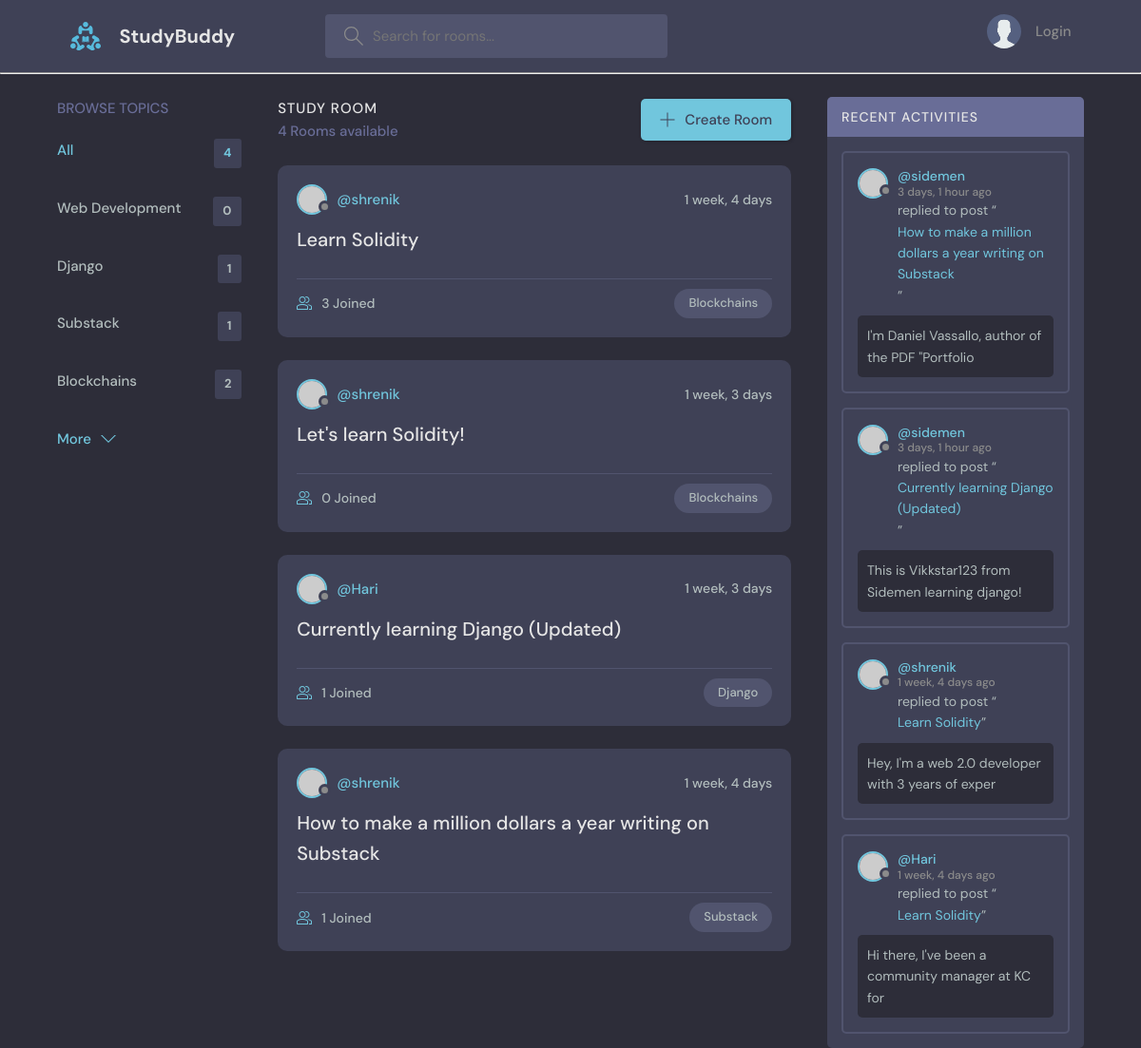
/, run on an earlier commit of the app's database.
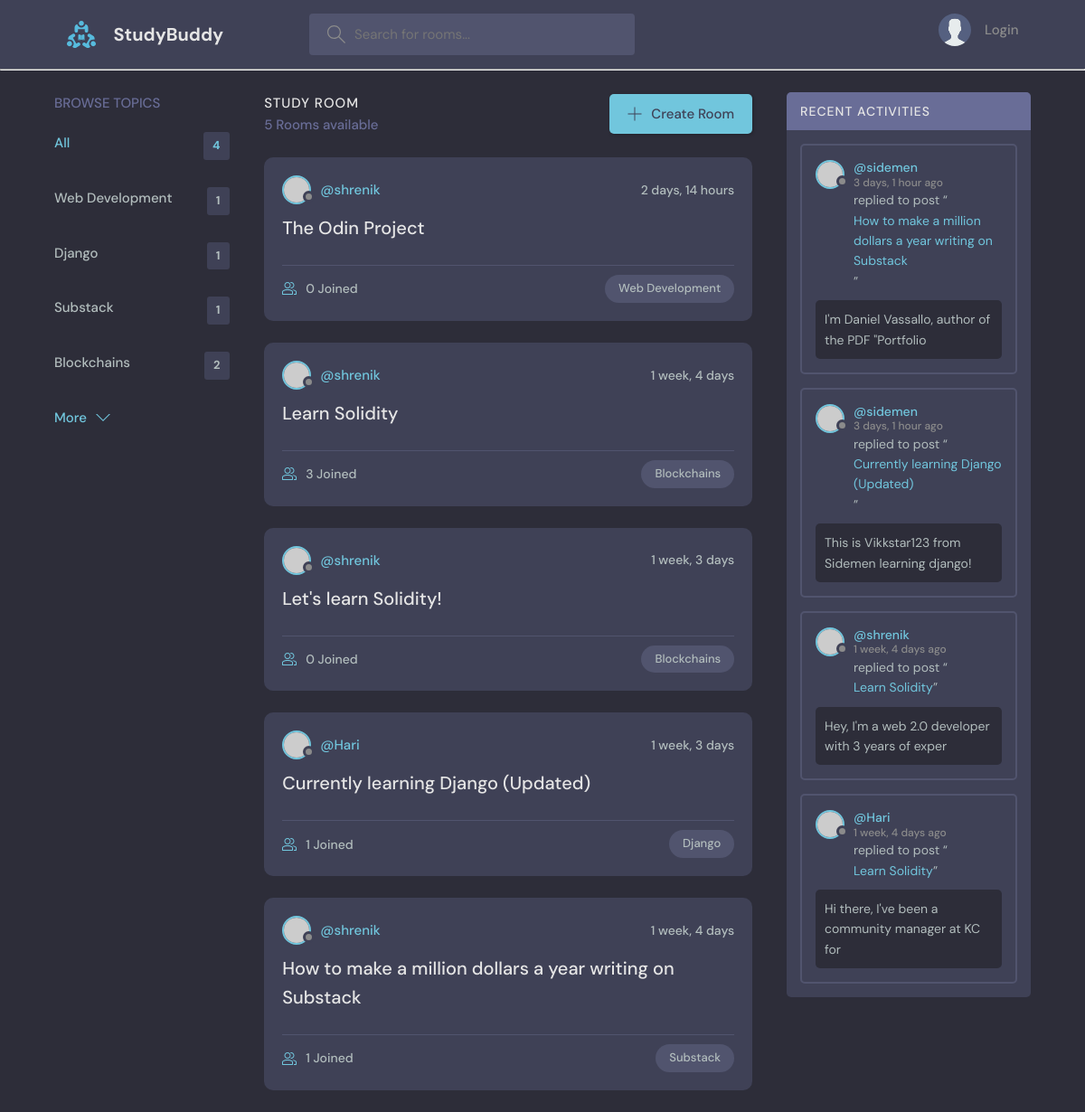
And on a later commit of the database.
### base/models.py (models this page shows, shortened)
class Topic(models.Model):
    name = models.CharField(max_length=200)

class Room(models.Model):
    host  = models.ForeignKey(User, on_delete=models.SET_NULL, null=True)
    topic = models.ForeignKey("Topic", on_delete=models.SET_NULL, null=True) # Topic as a string since it's written below the Room class
    name = models.CharField(max_length=200)
    description = models.TextField(null=True, blank=True) # field can be blank
    participants = models.ManyToManyField(User, related_name = "participants", blank = True)
    updated = models.DateTimeField(auto_now=True) # take timestamp every time save is hit on the item
    created = models.DateTimeField(auto_now_add=True) # take timestamp when save is hit the first time i.e during creation
    class Meta:
        ordering = ["-updated", "-created"]
    def __str__(self):
        return self.name

class Message(models.Model):
    user = models.ForeignKey(User, on_delete=models.CASCADE)
    room = models.ForeignKey(Room, on_delete=models.CASCADE)
    body = models.TextField()
    updated = models.DateTimeField(auto_now=True)
    created = models.DateTimeField(auto_now_add=True)
    class Meta:
        ordering = ["-updated", "-created"]
    def __str__(self):
        message_preview = self.body[0:50]
        return message_preview

### base/views.py (the view)
# urls.py: path("", views.home, name="home"),
def home(request):
    q = request.GET.get("q") if request.GET.get("q") != None else ""
    rooms = Room.objects.filter(
        Q(topic__name__icontains=q) |
        Q(name__icontains=q) |
        Q(description__icontains=q)
    )
    topics = Topic.objects.all()
    room_count = rooms.count()
    room_messages = Message.objects.filter(Q(room__topic__name__icontains = q)) # filter by room name
    context = {"rooms": rooms, "topics": topics, "room_count": room_count, "room_messages": room_messages}
    return render(request, "base/home.html", context)

### base/templates/base/home.html (shortened to what this page needs)
{% extends "main.html" %}
{% block content %}
  <main class="layout layout--3">
    <div class="container">
      {% include "base/topics_component.html" %}
      <div class="roomList">
        <div class="roomList__header">
          <div>
            <h2>Study Room</h2>
            <p>{{room_count}} Rooms available</p>
          </div>
          <a class="btn btn--main" href="{% url 'create-room' %}">
            <svg version="1.1" xmlns="http://www.w3.org/2000/svg" width="32" height="32" viewBox="0 0 32 32">
              <title>add</title>
              <path
                d="M16.943 0.943h-1.885v14.115h-14.115v1.885h14.115v14.115h1.885v-14.115h14.115v-1.885h-14.115v-14.115z"
              ></path>
            </svg>
            Create Room
          </a>
        </div>
        {% include "base/feed_component.html" %}
      </div>
      {% include "base/activity_component.html" %}
    </div>
  </main>
  {% endblock content %}

### base/templates/base/topics_component.html
<div class="topics">
    <div class="topics__header">
      <h2>Browse Topics</h2>
    </div>
    <ul class="topics__list">
      <li>
        <a href="{% url 'home' %}" class="active">All <span>{{topics.count}}</span></a>
      </li>
      {% for topic in topics %}
      <li>
        <a href="{% url 'home' %}?q={{topic.name}}">{{topic.name}} <span>{{topic.room_set.all.count}}</span></a>
      </li>
      {% endfor %}
    </ul>
    <a class="btn btn--link" href="topics.html">
      More
      <svg version="1.1" xmlns="http://www.w3.org/2000/svg" width="32" height="32" viewBox="0 0 32 32">
        <title>chevron-down</title>
        <path d="M16 21l-13-13h-3l16 16 16-16h-3l-13 13z"></path>
      </svg>
    </a>
  </div>

### base/templates/base/feed_component.html (shortened to what this page needs)
{% for room in rooms %}
<div class="roomListRoom">
    <div class="roomListRoom__header">
      <a href="{% url 'user-profile' room.host.id %}" class="roomListRoom__author">
        <div class="avatar avatar--small">
          <img src="https://randomuser.me/api/portraits/women/11.jpg" />
        </div>
        <span>@{{room.host.username}}</span>
      </a>
      <div class="roomListRoom__actions">
        <span>{{ room.created | timesince }}</span>
      </div>
    </div>
    <div class="roomListRoom__content">
      <a href="{% url 'room' room.id %} ">{{ room.name }}</a>
    </div>
    <div class="roomListRoom__meta">
      <a href="{% url 'room' room.id %}" class="roomListRoom__joined">
        {{room.participants.all.count}} Joined
      </a>
      <p class="roomListRoom__topic">{{room.topic.name}}</p>
    </div>
  </div>
{% endfor %}

### base/templates/base/activity_component.html (shortened to what this page needs)
<div class="activities">
    <div class="activities__header">
      <h2>Recent Activities</h2>
    </div>
    {% for message in room_messages %}
    <div class="activities__box">
      <div class="activities__boxHeader roomListRoom__header">
        <a href="{% url 'user-profile' message.user.id %}" class="roomListRoom__author">
          <div class="avatar avatar--small">
            <img src="https://randomuser.me/api/portraits/women/11.jpg" />
          </div>
          <p>
            @{{ message.user }}
            <span>{{ message.created | timesince }} ago</span>
          </p>
        </a>
      </div>
      <div class="activities__boxContent">
        <p>replied to post “<a href="{% url 'room' message.room.id %}">{{ message.room}}</a>”</p>
        <div class="activities__boxRoomContent">
          {{ message}}
        </div>
      </div>
    </div>
    {% endfor %}
  </div>

What changed in the data, as far as the page shows it:
computed for Topic "Web Development": room_set.all.count "0" → "1"
added Room: host.username "shrenik", created "2 days, 14 hours", name "The Odin Project", participants.all.count "0", topic.name "Web Development"
Also different on the page:
{{ room_count }}: "4" → "5"
